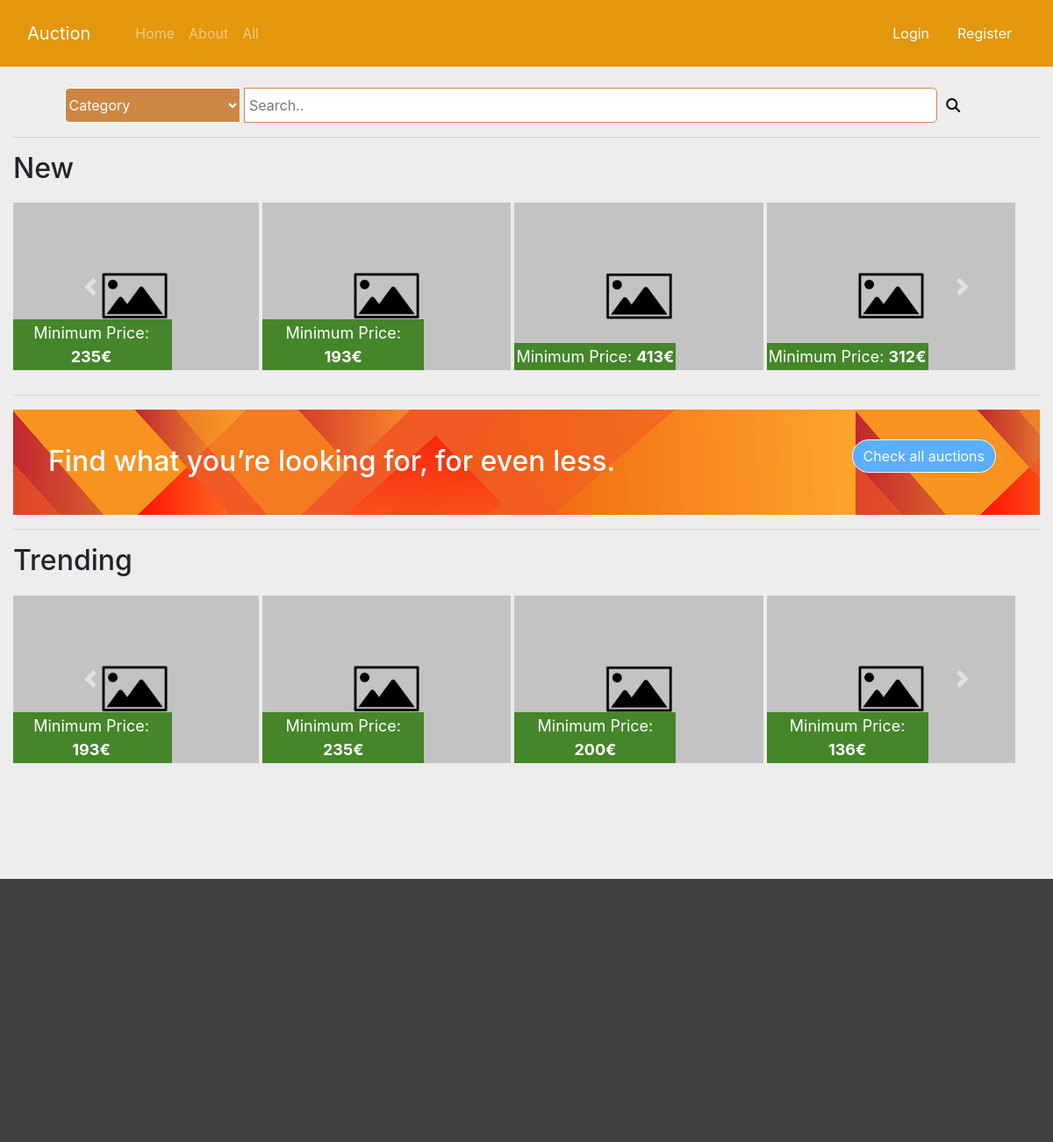
The page / on the database its author committed.
### app/item.py (models this page shows)
class Item(db.Model):
    id = db.Column(db.Integer, primary_key=True)
    name = db.Column(db.String(80), nullable=False)
    description = db.Column(db.String(80), nullable=False)
    country = db.Column(db.String(80), nullable=False)
    min_price = db.Column(db.Integer, nullable=False)
    offer = db.relationship('Offer', backref='offer', lazy=True)
    auction_image = db.Column(db.String(256), nullable=False)
    end_day = db.Column(db.DateTime, nullable=False)
    time = db.Column(db.Integer, nullable=False)
    views = db.Column(db.Integer, nullable=False, default=0)
    category_id = db.Column(db.Integer, db.ForeignKey('category.id'), nullable=False)
    user_id = db.Column(db.Integer, db.ForeignKey('user.id'), nullable=False)

### app/controllers/home.py (the view)
@App.route('/')
def home():
    form = SearchForm()
    categories = Category.query.all()
    datalist = Item.query.all()
    items = Item.query.order_by(Item.id.desc()).limit(4)
    items2 = Item.query.order_by(Item.id.desc()).offset(4).limit(4)
    trending = Item.query.order_by(Item.views.desc()).limit(4)
    trending2 = Item.query.order_by(Item.views.desc()).offset(4).limit(4)
    return render_template('home.html', title="Home Page", items=items, items2=items2, trending=trending, trending2=trending2, form=form, categories=categories, datalist=datalist)

### app/forms.py
class SearchForm(FlaskForm):
    search = StringField('Search..')
    submit = SubmitField('Search')

### app/templates/home.html (shortened to what this page needs)
{% extends 'layout.html' %}
{% block content %}
    <div class="search">
        <form action="/search" method="POST">
            <select name="cat" id="searchselect">
                <option value="0" selected>Category</option>
            </select>
            {% if form.search.errors %}
                {{form.search(id="searchbar", class="is-invalid w-75", placeholder="Search..")}}
                <div class="invalid-feedback">
                    {% for error in form.search.errors %}
                    <span>{{error}}</span>
                    {% endfor %}
                </div>
            {% else %}
                {{form.search(id="searchbar", class="w-75", placeholder="Search..", list="name")}}
            {% endif %}
            <button type="submit" id="searchbtn"><i class="fas fa-search"></i></button>
        </form>
    </div>
    <hr>
    <h2>New</h2>
        <div id="carouselExampleControls" class="carousel slide" data-ride="carousel">
            <div class="carousel-inner">
              <div class="carousel-item active">
                <div class="row items">
                    {% for item in items %}
                        <a href={{url_for('item', item_id=item.id)}} style="background-image: url({{url_for('static', filename='images/'+item.auction_image)}}); background-size: cover;" class="item col-md-3">
                                <p class="price">Minimum Price: <span class="font-weight-bold">{{item.min_price}}€</span></p>
                        </a>
                    {% endfor %}
                </div>
              </div>
            <a class="carousel-control-prev" href="#carouselExampleControls" role="button" data-slide="prev">
              <span class="carousel-control-prev-icon" aria-hidden="true"></span>
            </a>
            <a class="carousel-control-next" href="#carouselExampleControls" role="button" data-slide="next">
              <span class="carousel-control-next-icon" aria-hidden="true"></span>
            </a>
    </div>
    </div>
    <hr>
    <div class="banner">
        <h2 class="text-white">Find what you’re looking for, for even less.</h2>
        <a class="btn btn-outline-light text-white" href={{url_for('all')}}>Check all auctions</a>
    </div>
    <hr>
    <h2>Trending</h2>
    <div id="carouselExampleIndicators" class="carousel slide" data-ride="carousel">
        <div class="carousel-inner">
            <div class="carousel-item active">
                <div class="row items">
                    {% for item in trending %}
                        <a href={{url_for('item', item_id=item.id)}} style="background-image: url({{url_for('static', filename='images/'+item.auction_image)}}); background-size: cover;" class="item col-md-3">
                                <p class="price">Minimum Price: <span class="font-weight-bold">{{item.min_price}}€</span></p>
                        </a>
                    {% endfor %}
                </div>
              </div>
        </div>
        <a class="carousel-control-prev" href="#carouselExampleIndicators" role="button" data-slide="prev">
          <span class="carousel-control-prev-icon" aria-hidden="true"></span>
        </a>
        <a class="carousel-control-next" href="#carouselExampleIndicators" role="button" data-slide="next">
          <span class="carousel-control-next-icon" aria-hidden="true"></span>
        </a>
      </div>
{% endblock content%}

### app/static/main.css (style rules this page uses)
body { background-color: rgb(238, 236, 236); }
.item { height: 191px; margin: 2px; position: relative; }
.item .price { background-color: #448629; width: 65%; position: absolute; bottom: 0; margin: 0; padding: 2px; font-size: 18px; left: 0; color: #fff; z-index: 1; }
.col-md-3 { padding: 0; }
.item { text-align: center; }
@media (min-width: 768px) { .col-md-3 { flex: 0 0 24%; max-width: 25%; } }
.row { padding: 10px; }
input { margin: 8px; }
.banner { position: relative; height: 120px; background: url('/static/style-images/banner.png'); }
.banner .btn { background-color: #5caeff; border-radius: 30px; position: absolute; right: 50px; bottom: 40%; }
body > div > div.banner > h2 { padding: 40px; }
.search { width: 90%; margin: 0 auto; }
#searchbar { padding: 5px; margin: 0; height: 40px; border-top-right-radius: 5px; border-bottom-right-radius: 5px; border: 1px solid #ce8643; }
#searchselect { color: #fff; background-color: #ce8643; margin: 0; height: 40px; border-top-left-radius: 5px; border-bottom-left-radius: 5px; border: 1px solid #ffffff; }
#searchbtn { background-color: transparent; border: none; }

### rows shown on the page
Item: auction_image (placeholder picture), min_price "235"
Item: auction_image (placeholder picture), min_price "193"
Item: auction_image (placeholder picture), min_price "413"
Item: auction_image (placeholder picture), min_price "312"
Item: auction_image (placeholder picture), min_price "200"
Item: auction_image (placeholder picture), min_price "136"
